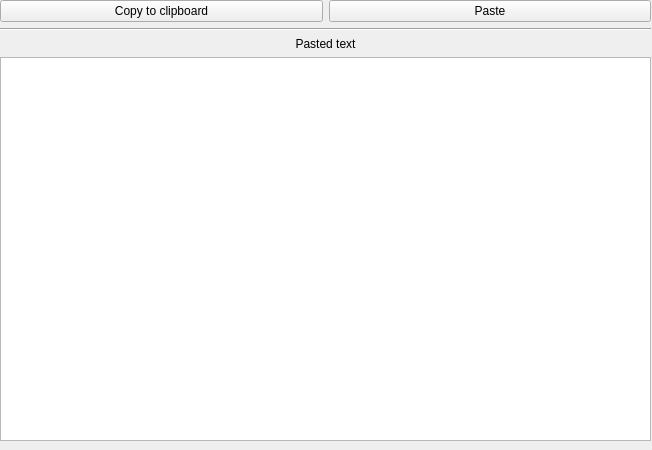
<?xml version="1.0" encoding="UTF-8"?>
<ui version="4.0">
 <class>Form</class>
 <widget class="QWidget" name="Form">
  <property name="geometry">
   <rect>
    <x>0</x>
    <y>0</y>
    <width>652</width>
    <height>450</height>
   </rect>
  </property>
  <property name="windowTitle">
   <string>Form</string>
  </property>
  <widget class="QWidget" name="gridLayoutWidget">
   <property name="geometry">
    <rect>
     <x>0</x>
     <y>0</y>
     <width>651</width>
     <height>441</height>
    </rect>
   </property>
   <layout class="QGridLayout" name="gridLayout">
    <item row="2" column="0" colspan="2">
     <widget class="QLabel" name="label">
      <property name="text">
       <string>Pasted text</string>
      </property>
      <property name="alignment">
       <set>Qt::AlignCenter</set>
      </property>
     </widget>
    </item>
    <item row="0" column="0">
     <widget class="QPushButton" name="CopyButton">
      <property name="sizePolicy">
       <sizepolicy hsizetype="Minimum" vsizetype="Maximum">
        <horstretch>0</horstretch>
        <verstretch>0</verstretch>
       </sizepolicy>
      </property>
      <property name="text">
       <string>Copy to clipboard</string>
      </property>
     </widget>
    </item>
    <item row="1" column="0" colspan="2">
     <widget class="Line" name="line">
      <property name="orientation">
       <enum>Qt::Horizontal</enum>
      </property>
     </widget>
    </item>
    <item row="0" column="1">
     <widget class="QPushButton" name="PasteButton">
      <property name="sizePolicy">
       <sizepolicy hsizetype="Minimum" vsizetype="Maximum">
        <horstretch>0</horstretch>
        <verstretch>0</verstretch>
       </sizepolicy>
      </property>
      <property name="text">
       <string>Paste</string>
      </property>
     </widget>
    </item>
    <item row="3" column="0" colspan="2">
     <widget class="QListWidget" name="listWidget"/>
    </item>
   </layout>
  </widget>
 </widget>
 <resources/>
 <connections/>
</ui>
